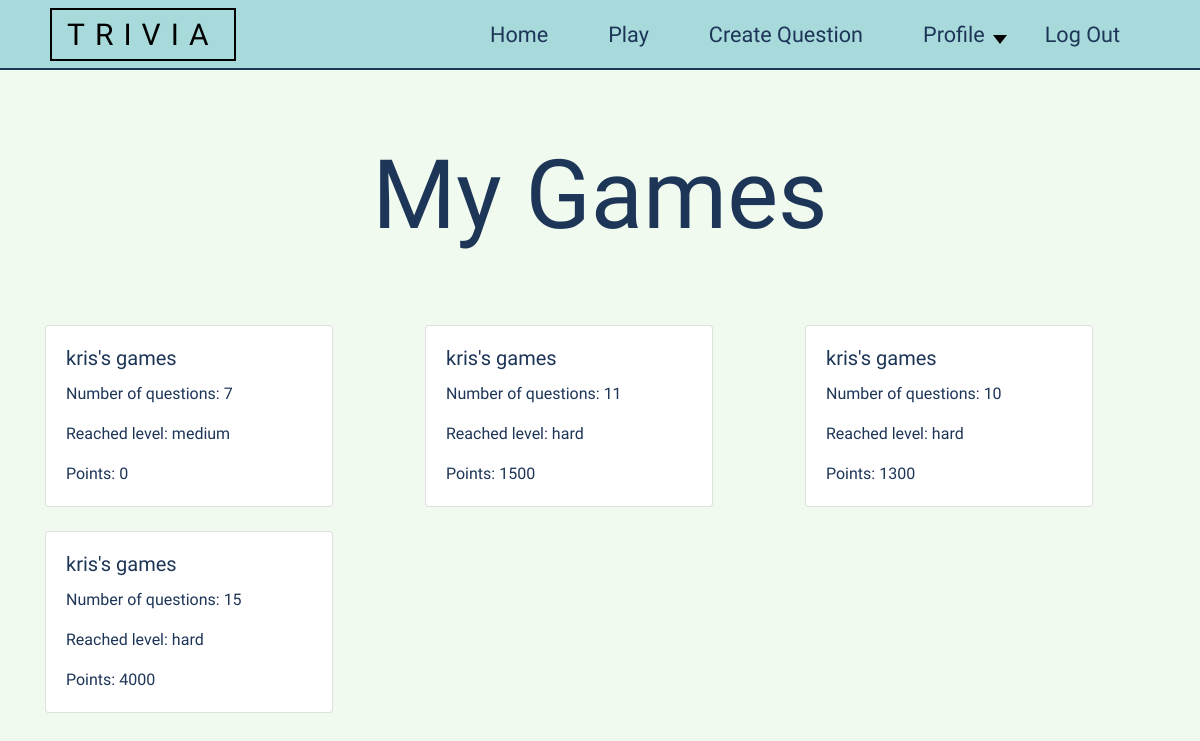
The app's page /games/mine/ (signed in), older data.
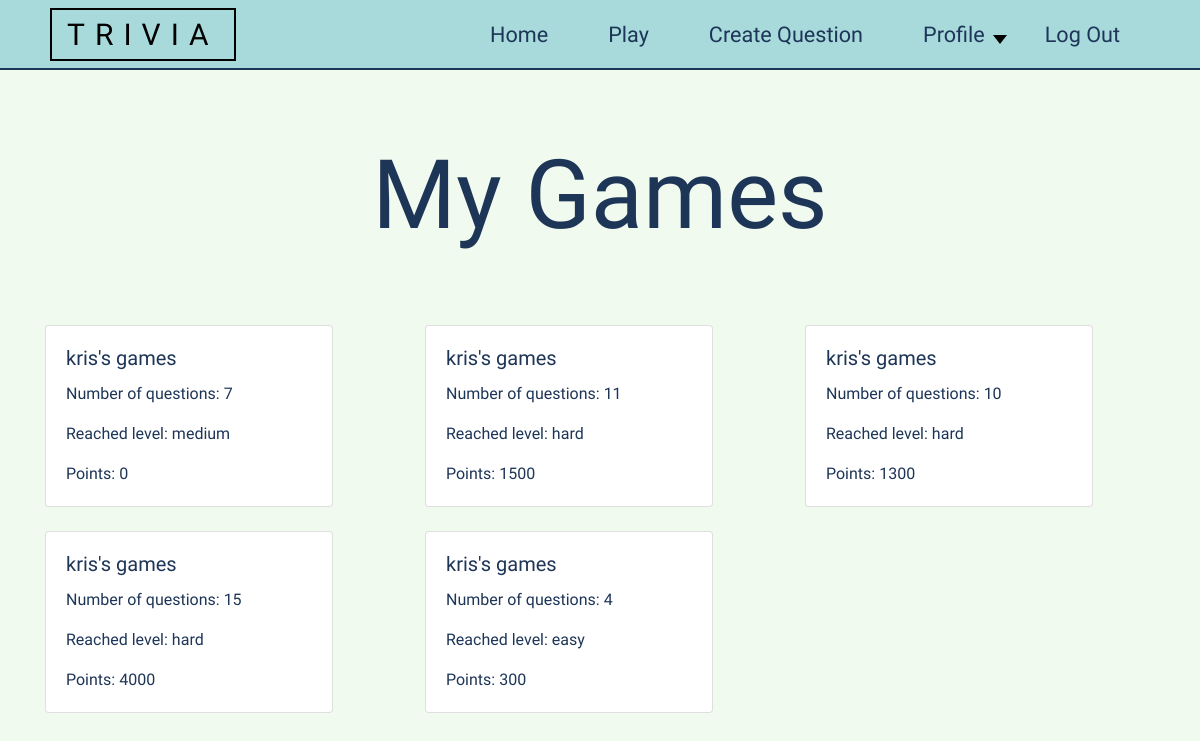
The same page, newer data.
### games/models.py (models this page shows, shortened)
class PlayedGames(models.Model):
    player = models.ForeignKey(User, on_delete=models.CASCADE)
    number_of_questions = models.PositiveIntegerField(validators=[MinValueValidator(0), MaxValueValidator(15)], default=0)
    last_level = models.ForeignKey(Level, on_delete=models.CASCADE, blank=False)
    points = models.PositiveIntegerField(default=0)

### questions/models.py (models this page shows)
class Level(models.Model):
    name = models.CharField(max_length=30)
    points = models.PositiveIntegerField(validators=[MinValueValidator(10)])
    def __str__(self):
        return f"{self.name}"

### games/views.py (the view)
# urls.py: path('mine/', views.UserGamesList.as_view(), name='my-games'),
class UserGamesList(LoginRequiredMixin, generic.ListView):
    model = PlayedGames
    template_name = 'my_games_list.html'
    context_object_name = 'games'
    def get_queryset(self):
        player_id = int(self.request.user.id)
        try:
            player = User.objects.all().filter(pk=player_id)[0]
            games = PlayedGames.objects.all().filter(player=player)
            return games
        except:
            return []

### games/templates/my_games_list.html
{% extends 'index.html' %}
{% block 'body' %}
<div class="row" style="z-index: 0;">
    <h1 style="font-size: 8vw; width: 50%; margin-left: 25%; text-align: center; margin-bottom: 4vw; margin-top: 4vw;">My Games</h1>
    {% for g in games %}
    <div class="col-lg-4">
        <div class="card" style="width: 18rem; margin-top: 2vw">
            <div class="card-body">
                <h5 class="card-title">{{g.player.username}}'s games</h5>
                <p class="card-text">Number of questions: {{g.number_of_questions}}</p>
                <p class="card-text">Reached level: {{g.last_level}}</p>
                <p class="card-text">Points: {{g.points}}</p>
            </div>
        </div>
    </div>
    {% endfor %}
</div>
{% endblock %}

Row changes from the older to the newer data that the page shows:
added PlayedGames: player.username "kris", number_of_questions "4", last_level "easy", points "300"
